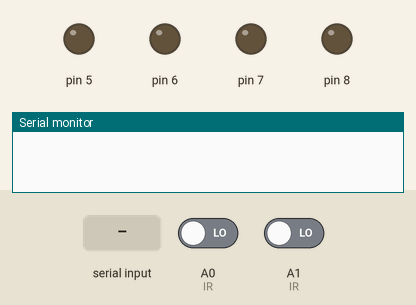
This sketch was run on a simulated Arduino Uno, built with avr-gcc and run on an emulated ATmega328P. Parts: output pins drawn as LEDs (lit = HIGH), the last lines printed to the serial monitor. Inputs (shaded band) come from the test bench; at power-on: A0 (IR) LOW, A1 (IR) LOW.

Above: at 1.2 s.
1.3 s: "M" received over Serial
At 1.7 s:
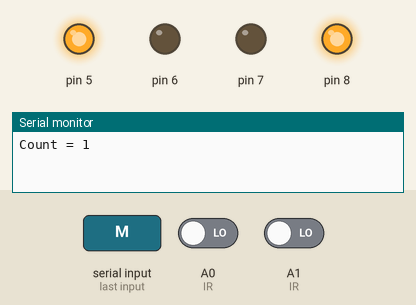
At 2.1 s:
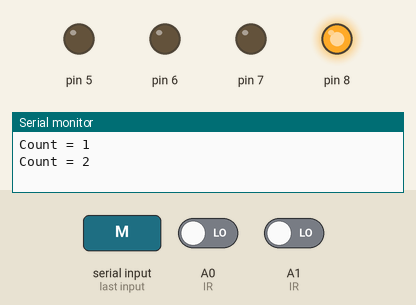
Timing chart, 0 to 4.4 s (numbered marks = the images above; inputs shaded):
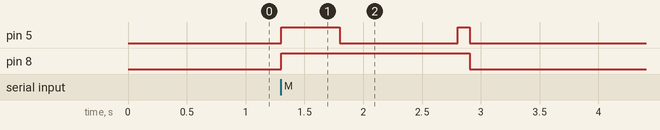

The sketch:

Buggy2.ino
```cpp
int left, right,count=0;
const int trigPin=13;
const int echoPin=12;
float duration, distance;
long st=millis();
unsigned long d;
int gantryCounter=0;
int flag=0;
void setup() {
Serial.begin(9600);
pinMode(trigPin,OUTPUT);
pinMode(echoPin,INPUT);
pinMode(4,INPUT);
pinMode(A1,INPUT);
pinMode(A2,INPUT);
pinMode(5,OUTPUT);
pinMode(6,OUTPUT);
pinMode(7,OUTPUT);
pinMode(8,OUTPUT);
}
void ultra()
{
  digitalWrite(trigPin,LOW);
  delayMicroseconds(2);
  digitalWrite(trigPin,HIGH);
  delayMicroseconds(10);
  digitalWrite(trigPin,LOW);
  duration=pulseIn(echoPin,HIGH);
  distance=(duration*0.0343)/2;
  Serial.print("distance:");
  Serial.println(distance);
  if(distance<20)
  {
    stop1();
    delay(100);
  }
}
void gantry()
{
  if (digitalRead(4)==HIGH)
{
int StartTime = millis();
d = pulseIn(4,HIGH);
 if(d > 500 and d < 1500)
            {
                //Serial.println(d);
                Serial.println("Gantry: 1");
                stop1();
                flag=0;
                Serial.println("Y");
            }
        if (d> 1500 and d < 2500)
            {
              //  Serial.println(d);
                  Serial.println("Gantry: 2");
                  flag=0;
                  Serial.println("Y");
            }
        if (d > 2500 and d < 3500)
            {
               // Serial.println(d);
                Serial.println("Gantry: 3");
                gantryCounter=gantryCounter+1;
                Serial.print("The gantry Counter is: ");
                Serial.println(gantryCounter);
                stop1();
                flag=0;
                Serial.println("Y");
            }
         else {
             //Serial.println(d);
             Serial.println("Gantry: Unknown");
             stop1();
             flag=0;
             Serial.println("Y");
         }
}
}

void IR()
{
  left = digitalRead(A0);
  right = digitalRead(A1);

  if(left == 1 && right == 0){
  right1();
}
else if(left == 0 && right == 1){
  left1();
}
else if(left == 1 && right == 1){
  forward();
}
else if(left == 0 && right == 0){

  long endt=millis();
  if(endt-st > 500)
  {
    count++;
    Serial.print("Count = ");
    Serial.println(count);
    st= millis();
  }
  if( count==1)
  forward();
  else if (count==2)
  right1();
  else if(count==3)
  right1();
  else if(count==4)
  {
    left1();
    forward();
    Serial.print("Y");
    delay(100);
    stop1();
    Serial.print("Y");
    delay(100000);
  }
}
}


void forward()
{
  digitalWrite(5,HIGH);
  digitalWrite(6,LOW);
  digitalWrite(7,LOW);
  digitalWrite(8,HIGH);
}
void right1()
{
  digitalWrite(5,LOW);
  digitalWrite(6,LOW);
  digitalWrite(7,LOW);
  digitalWrite(8,HIGH);
}
void left1()
{
  digitalWrite(5,HIGH);
  digitalWrite(6,LOW);
  digitalWrite(7,LOW);
  digitalWrite(8,LOW);
}
void stop1()
{
  digitalWrite(5,LOW);
  digitalWrite(6,LOW);
  digitalWrite(7,LOW);
  digitalWrite(8,LOW);
  delay(1000);
}

void loop(){
if(Serial.read()=='M' || flag==1)
{
  flag=1;
  //gantry();
  IR();
}
//ultra();
}
```

Measured:
- after the input at 1.3 s, pin 5: LOW → HIGH at once, → LOW 0.50 s later, → HIGH 1.0 s later, → LOW 0.10 s later; pin 8: LOW → HIGH at once, → LOW 1.6 s later
